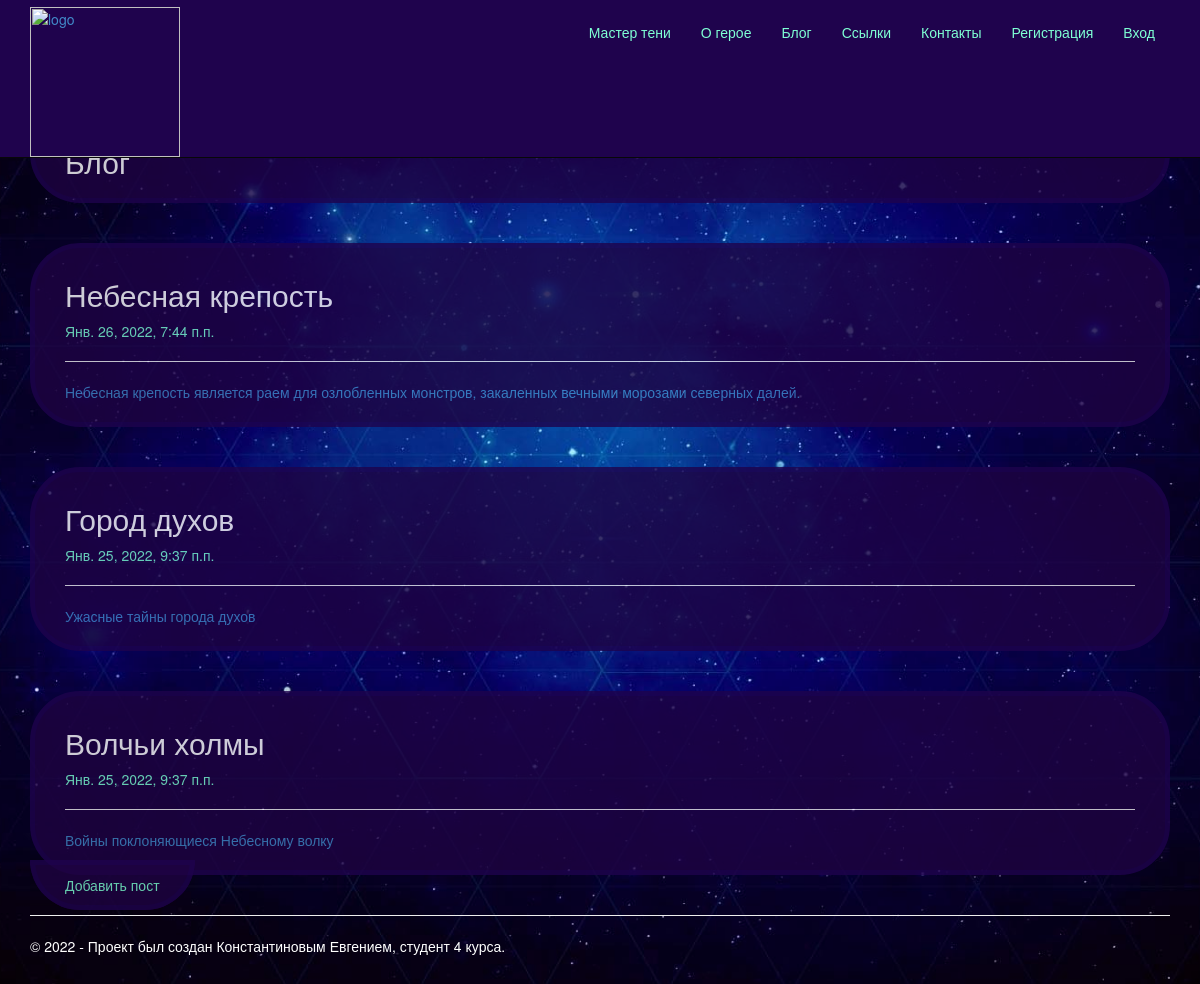
/blog/, run on an earlier commit of the app's database.
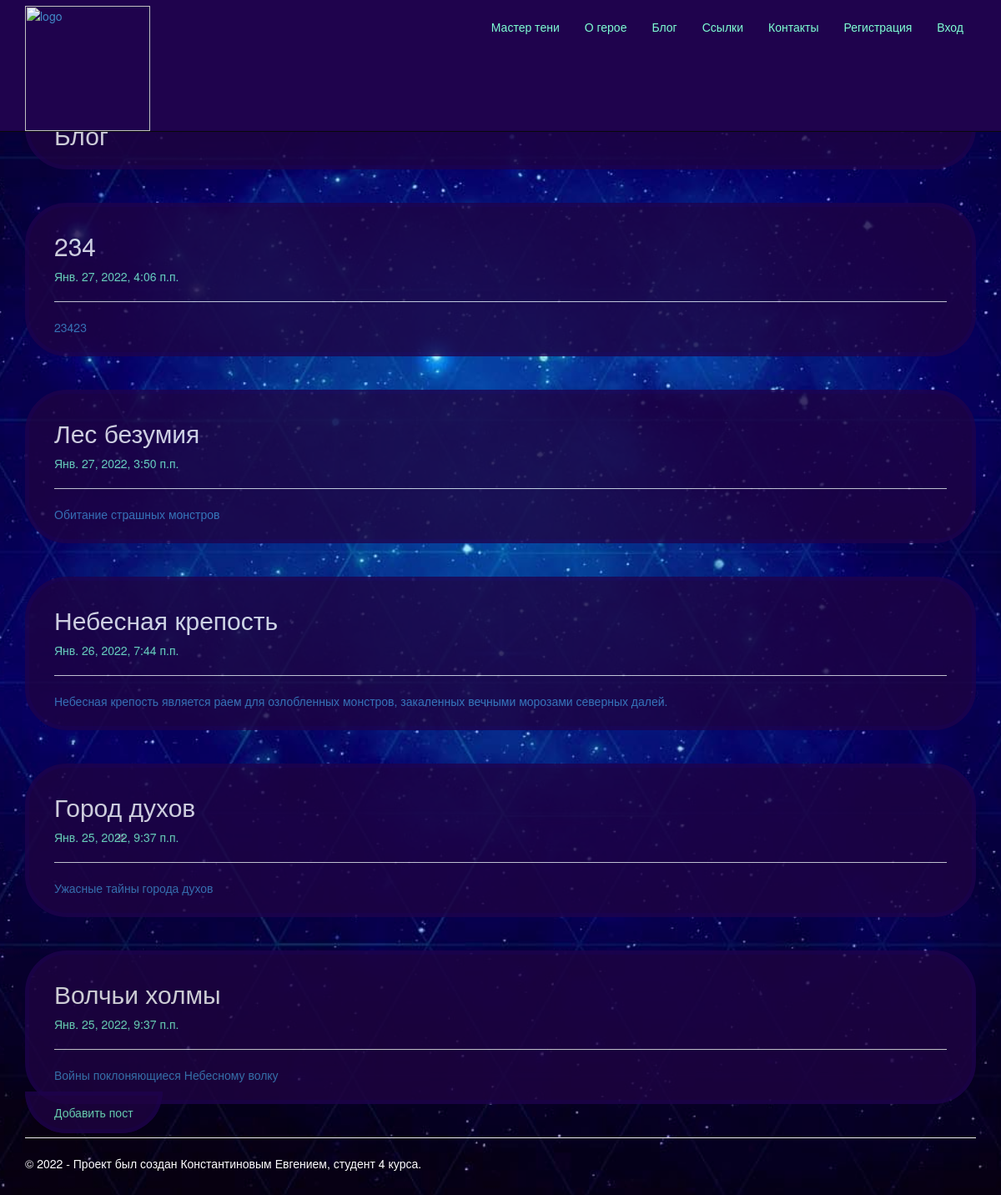
And on a later commit of the database.
### app/models.py (models this page shows, shortened)
class Blog(models.Model):
   title = models.CharField(max_length = 100, unique_for_date = "posted", verbose_name = "Заголовок")
   description = models.TextField (verbose_name = "Краткое содержание")
   content = models.TextField (verbose_name = "Полное содержание")
   posted = models.DateTimeField (default = datetime.now(), db_index = True, verbose_name = "Опубликована")
   image = models.FileField(default = 'temp.jpg', verbose_name = "Путь к картинке")
   class Meta:                              # метаданные — вложенный класс, который задает дополнительные параметры модели:
      db_table = "Posts"                    # имя таблицы для модели
      ordering = ["-posted"]                # порядок сортировки данных в модели ("–" означает по убыванию)
      verbose_name = "статья блога"         # имя, под которым модель будет отображаться в административном разделе (для одной статьи блога)
      verbose_name_plural = "статьи блога"  # тоже для всех статей блога

### app/views.py (the view)
# urls.py: path('blog/', views.blog, name='blog'),
def blog(request):
  assert isinstance(request, HttpRequest)
  posts = Blog.objects.order_by('-posted') # запрос на выбор всех статей из модели, отсортированных по убыванию даты опубликования
  return render(
     request,
     'app/blog.html',
     {                                  # параметр в {} — данные для использования в шаблоне.
        'title':'Блог',
        'posts': posts,                 # передача списка статей в шаблон веб-страницы
        'year':datetime.now().year,
     }
)

### app/templates/app/blog.html
﻿{% extends "app/layout.html" %}
{% block content %}
<div class="jum">
<h2>{{ title }}</h2>
{% for post in posts %}
    </div>
<div class="jum contact-box">
<h2> {{post.title}} </h2>
<p> {{post.posted}} </p>
<hr/>
<p><a href="{% url 'blogpost' parametr=post.id %}">{{ post.description }}</a> </p>
{% endfor %}
</div>
<a href="{% url 'newpost' %}" class="jum">Добавить пост</a>
{% endblock %}

### app/templates/app/layout.html (shortened to what this page needs)
<!DOCTYPE html>
<html>
<head>
    {% load staticfiles %}
    <link rel="stylesheet" type="text/css" href="{% static 'app/content/bootstrap.min.css' %}" />
    <link rel="stylesheet" type="text/css" href="{% static 'app/content/site.css' %}" />
</head>
<body class="my-body">
    <div class="navbar navbar-inverse navbar-fixed-top">
        <div class="container">
        <div class="header-middle">
            <div class="navbar-header">
                <a href="/" class="logotype"> <img src="{% static 'app/content/logo.png ' %}" alt="logo" /> </a>
            </div>
            <div class="navbar-collapse collapse">
                <ul class="nav navbar-nav">
                    <li><a href="{% url 'home' %}">Мастер тени</a></li>
                    <li><a href="{% url 'about' %}">О герое</a></li>
                    <li><a href="{% url 'blog' %}">Блог</a></li>
                    <li><a href="{% url 'links' %}">Ссылки</a></li>
                    <li><a href="{% url 'contact' %}" class="posled">Контакты</a></li>
                     {% if not user.is_authenticated %}
                        <li><a href="{% url 'registration' %}">Регистрация</a></li>
                     {% endif %}
                </ul>
                {% include 'app/loginpartial.html' %}
            </div>
        </div>
        </div>
    </div>
    <div class="container body-content">
{% block content %}{% endblock %}
        <hr/>
        <footer class="footer">
            <p>&copy; {{ year }} - Проект был создан Константиновым Евгением, студент 4 курса.</p>
        </footer>
    </div>
</body>
</html>

### app/templates/app/loginpartial.html
{% if user.is_authenticated %}
<form id="logoutForm" action="/logout/" method="post" class="navbar-right">
    {% csrf_token %}
    <ul class="nav navbar-nav navbar-right">
        <li><span class="navbar-brand">{{ user.username }}!</span></li>
        {% if user.is_superuser %}
        <li><a href="/newpost">Опубликовать</a></li>
        {% endif %}
        <li><a href="javascript:document.getElementById('logoutForm').submit()">Выход</a></li>
    </ul>
</form>
{% else %}
<ul class="nav navbar-nav navbar-right">
    <li><a href="{% url 'login' %}">Вход</a></li>
</ul>
{% endif %}

### app/static/app/content/site.css (style rules this page uses)
body { padding-top: 50px; padding-bottom: 20px; }
.my-body { background-image: url(../content/fon.jpg); background-size: cover; background-repeat: no-repeat; background-position: center; background-attachment: fixed; z-index: 0; min-height: 100%; min-width: 640px; width: 100%; height: auto; top: 0; left: 0; }
.header-middle { display:flex; justify-content: space-between; align-content:center; padding-top: 7px; }
.navbar-nav a:last-child { border-right: none }
.body-content { padding-left: 15px; padding-right: 15px; padding-top: 10px; }
.logotype>img { width: 150px; padding: 0; margin: 0; }
.jum { border: 5px solid #1F034D; padding: 10px 30px; background-color: #1f0342; opacity: 0.8; color: aquamarine; z-index: 2; margin: 0; margin-bottom: 15px; margin-top: 30px; border-bottom-left-radius:50px; border-bottom-right-radius:50px; }
.jum>p { opacity:1; }
.navbar-inverse { background-color: #1F034D; }
.jum h2 { color: #fff; }
.contact-box { display: block; margin: 0 auto; width: 100%; margin-top: 40px; border-top-left-radius: 50px; border-top-right-radius: 50px; }
.footer { color: #fff; }

What changed in the data, as far as the page shows it:
added Blog: title "234", posted "Янв. 27, 2022, 4:06 п.п.", description "23423"
added Blog: title "Лес безумия", posted "Янв. 27, 2022, 3:50 п.п.", description "Обитание страшных монстров"
